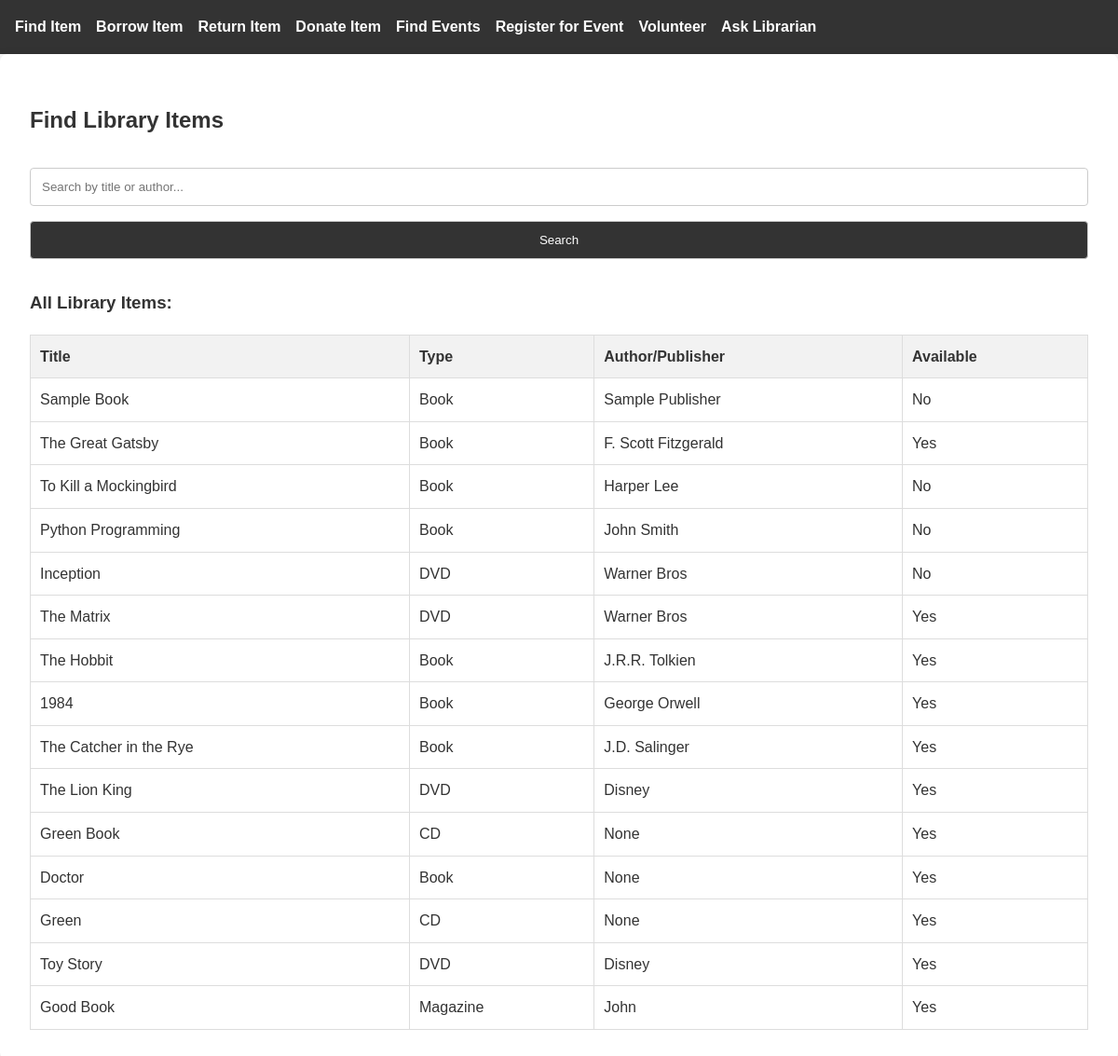
Page /find-item on the committed database.
### tables this page shows
CREATE TABLE Item (
            ItemID INTEGER PRIMARY KEY AUTOINCREMENT, 
            Title TEXT NOT NULL,
            Type TEXT NOT NULL,
            AuthorPublisher TEXT,
            AvailabilityStatus BOOLEAN DEFAULT 1,
            ISBN TEXT,
            PublicationYear INTEGER
        );

### app.py (the view)
@app.route('/find-item', methods=['GET', 'POST'])
def find_item():
    conn = get_db_connection()
    if request.method == 'POST':
        search_term = request.form['search_term']
        items = conn.execute(
            "SELECT * FROM Item WHERE Title LIKE ? OR AuthorPublisher LIKE ?",
            (f'%{search_term}%', f'%{search_term}%')
        ).fetchall()
    else:
        items = conn.execute("SELECT * FROM Item").fetchall()
    conn.close()
    return render_template('find_item.html', items=items)

### app.py (called while the page is built)
def get_db_connection():
    print("Connecting to database...")
    conn = sqlite3.connect('354_mini_project.db')
    conn.row_factory = sqlite3.Row
    return conn

### templates/find_item.html (shortened to what this page needs)
{% extends "base.html" %}
{% block content %}
<h2>Find Library Items</h2>
<form method="POST">
    <input type="text" name="search_term" placeholder="Search by title or author..." required>
    <button type="submit">Search</button>
</form>
{% if items %}
<h3>{% if request.method == 'POST' %}Search Results{% else %}All Library Items{% endif %}:</h3>
<table>
    <tr>
        <th>Title</th>
        <th>Type</th>
        <th>Author/Publisher</th>
        <th>Available</th>
    </tr>
    {% for item in items %}
    <tr>
        <td>{{ item['Title'] }}</td>
        <td>{{ item['Type'] }}</td>
        <td>{{ item['AuthorPublisher'] }}</td>
        <td>{{ 'Yes' if item['AvailabilityStatus'] else 'No' }}</td>
    </tr>
    {% endfor %}
</table>
{% else %}
<p>No items found in the library.</p>
{% endif %}
{% endblock %}

### static/styles.css (style rules this page uses)
body { font-family: Arial, sans-serif; margin: 0; padding: 0; background-color: #f9f9f9; color: #333; line-height: 1.6; }
table { width: 100%; border-collapse: collapse; margin-top: 1rem; background: white; }
th, td { border: 1px solid #ddd; padding: 10px; text-align: left; }
th { background-color: #f2f2f2; font-weight: bold; }
form { margin: 2rem 0; display: flex; flex-direction: column; gap: 1rem; }
input, button { padding: 0.75rem; border: 1px solid #ccc; border-radius: 4px; }
button { background-color: #333; color: white; cursor: pointer; transition: background 0.3s ease-in-out; }

### rows in the picture
Item: Title "Sample Book", Type "Book", AuthorPublisher "Sample Publisher", AvailabilityStatus "No"
Item: Title "The Great Gatsby", Type "Book", AuthorPublisher "F. Scott Fitzgerald", AvailabilityStatus "Yes"
Item: Title "To Kill a Mockingbird", Type "Book", AuthorPublisher "Harper Lee", AvailabilityStatus "No"
Item: Title "Python Programming", Type "Book", AuthorPublisher "John Smith", AvailabilityStatus "No"
Item: Title "Inception", Type "DVD", AuthorPublisher "Warner Bros", AvailabilityStatus "No"
Item: Title "The Matrix", Type "DVD", AuthorPublisher "Warner Bros", AvailabilityStatus "Yes"
Item: Title "The Hobbit", Type "Book", AuthorPublisher "J.R.R. Tolkien", AvailabilityStatus "Yes"
Item: Title "1984", Type "Book", AuthorPublisher "George Orwell", AvailabilityStatus "Yes"
Item: Title "The Catcher in the Rye", Type "Book", AuthorPublisher "J.D. Salinger", AvailabilityStatus "Yes"
Item: Title "The Lion King", Type "DVD", AuthorPublisher "Disney", AvailabilityStatus "Yes"
Item: Title "Green Book", Type "CD", AuthorPublisher "None", AvailabilityStatus "Yes"
Item: Title "Doctor", Type "Book", AuthorPublisher "None", AvailabilityStatus "Yes"
Item: Title "Green", Type "CD", AuthorPublisher "None", AvailabilityStatus "Yes"
Item: Title "Toy Story", Type "DVD", AuthorPublisher "Disney", AvailabilityStatus "Yes"
Item: Title "Good Book", Type "Magazine", AuthorPublisher "John", AvailabilityStatus "Yes"
